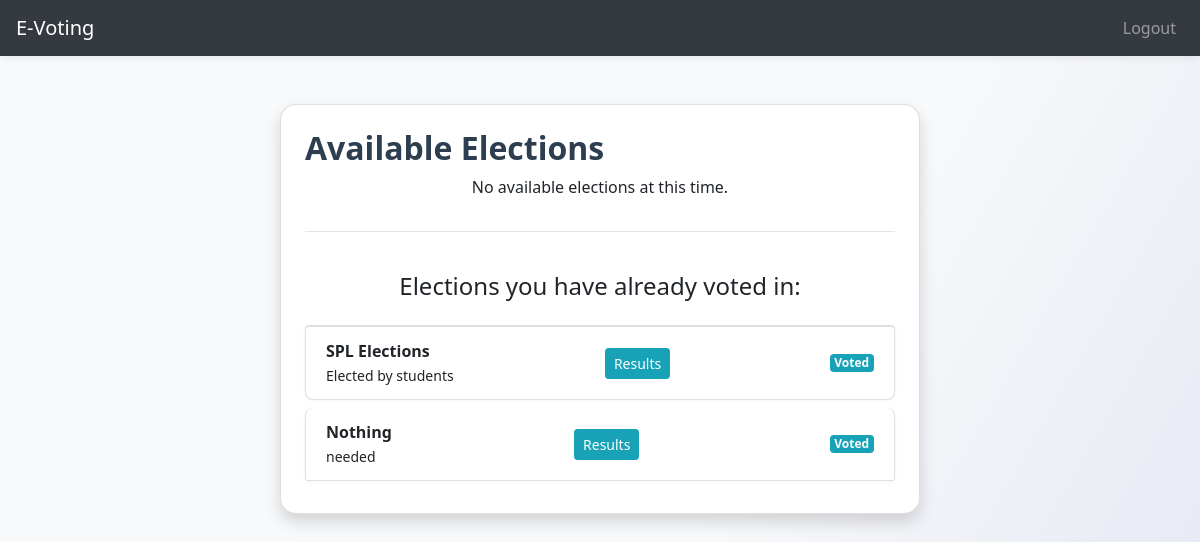
Screenshot of /available/ (signed in) with the database file from the repository.
### voting/models.py (models this page shows, shortened)
class Vote(models.Model):
    voter = models.ForeignKey(User, on_delete=models.CASCADE)
    voting = models.ForeignKey(Voting, on_delete=models.CASCADE)
    candidate = models.ForeignKey('accounts.CandidateProfile', on_delete=models.CASCADE)
    timestamp = models.DateTimeField(auto_now_add=True)
    class Meta:
        unique_together = ('voter', 'voting')

class Voting(models.Model):
    title = models.CharField(max_length=200)
    description = models.TextField(blank=True)
    start_time = models.DateTimeField()
    end_time = models.DateTimeField()
    candidates = models.ManyToManyField('accounts.CandidateProfile', related_name='elections')
    is_active = models.BooleanField(default=False)

### voting/views.py (the view)
# urls.py: path('available/', views.available_elections_view, name='available_elections'),
@login_required
def available_elections_view(request):
    voted_elections = Vote.objects.filter(voter=request.user)
    voted_election_ids = voted_elections.values_list('voting_id', flat=True)
    elections = Voting.objects.exclude(id__in=voted_election_ids)
    return render(request, 'available_elections.html', {
        'elections': elections,
        'voted_elections': voted_elections
    })

### templates/available_elections.html
{% extends 'base.html' %}
{% block content %}
<div class="container mt-5">
  <div class="card p-4 shadow">
    <h2>Available Elections</h2>
    {% if elections %}
      <ul class="list-group">
        {% for election in elections %}
          <li class="list-group-item d-flex justify-content-between align-items-center">
            <div>
              <strong>{{ election.title }}</strong><br>
              <small>{{ election.description }}</small>
            </div>
            <div>
              {% if user.is_authenticated and not user.is_candidate %}
                <a href="{% url 'vote' election.id %}" class="btn btn-success btn-sm">Vote</a>
              {% endif %}
              <a href="{% url 'results' election.id %}" class="btn btn-info btn-sm ml-2">Results</a>
            </div>
          </li>
        {% endfor %}
      </ul>
    {% else %}
      <p class="text-center">No available elections at this time.</p>
      <hr>
      <h4 class="text-center mt-4">Elections you have already voted in:</h4>
      <ul class="list-group mt-3">
        {% for vote in voted_elections %}
          <li class="list-group-item d-flex justify-content-between align-items-center">
            <div>
              <strong>{{ vote.voting.title }}</strong><br>
              <small>{{ vote.voting.description }}</small>
            </div>
            <a href="{% url 'results' vote.voting.id %}" class="btn btn-info btn-sm">Results</a>
            <span class="badge badge-info ml-2">Voted</span>
          </li>
        {% empty %}
          <li class="list-group-item text-center">You have not voted in any elections yet.</li>
        {% endfor %}
      </ul>
    {% endif %}
  </div>
</div>
{% endblock %}

### static/style.css (style rules this page uses)
body { background: linear-gradient(120deg, #f8f9fa 60%, #e3e6f3 100%); font-family: 'Segoe UI', Tahoma, Geneva, Verdana, sans-serif; min-height: 100vh; }
.container { max-width: 700px; }
.list-group-item { border-radius: 0.5rem; margin-bottom: 0.5rem; box-shadow: 0 1px 4px rgba(0,0,0,0.04); }
h2, h1.display-4 { color: #2c3e50; font-weight: 600; }
.card { border-radius: 1rem; box-shadow: 0 2px 8px rgba(0,0,0,0.07); }

### rows the page displays
Vote: voting "SPL Elections", voting.description "Elected by students"
Vote: voting "Nothing", voting.description "needed"
